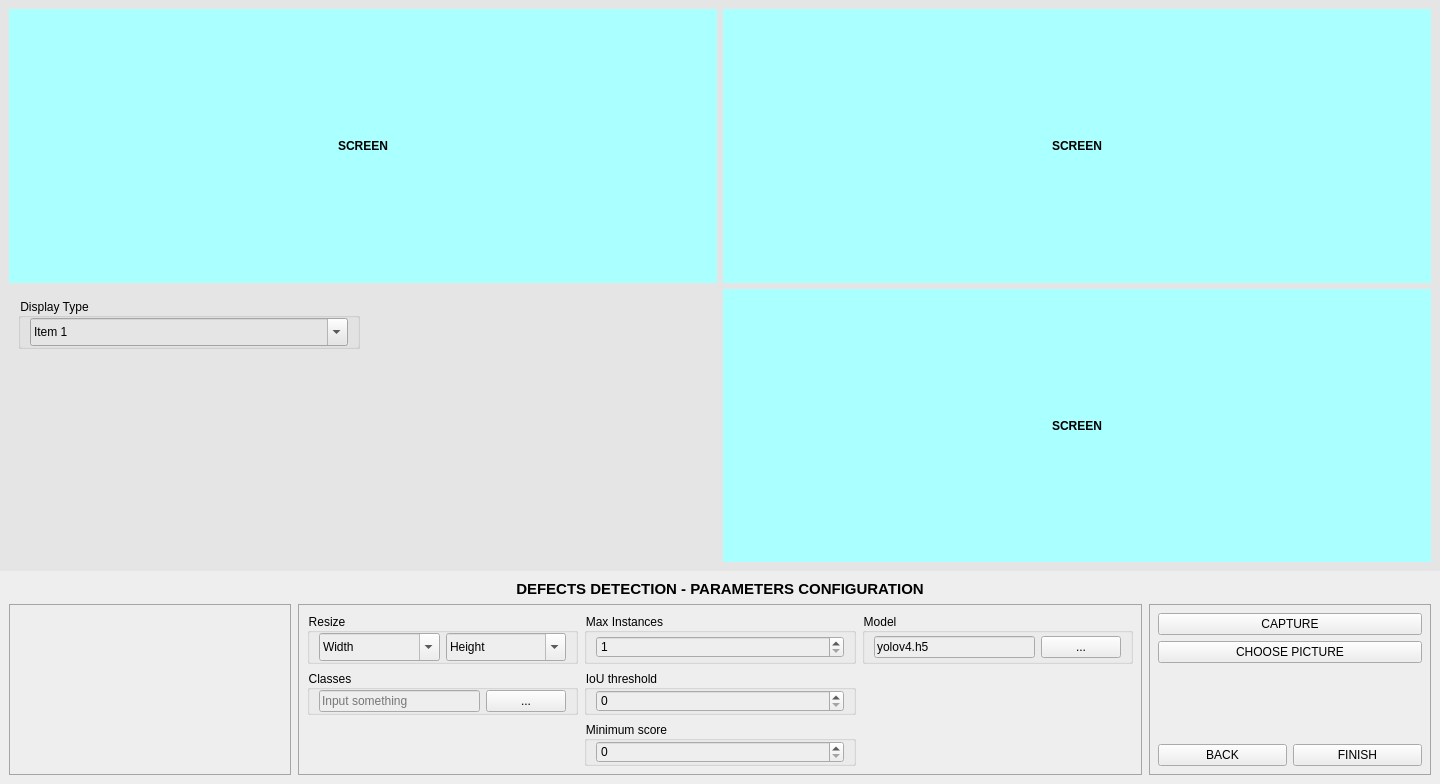
<?xml version="1.0" encoding="UTF-8"?>
<ui version="4.0">
 <class>ErrorDetectScreen</class>
 <widget class="QWidget" name="ErrorDetectScreen">
  <property name="geometry">
   <rect>
    <x>0</x>
    <y>0</y>
    <width>1440</width>
    <height>784</height>
   </rect>
  </property>
  <property name="windowTitle">
   <string>Form</string>
  </property>
  <property name="autoFillBackground">
   <bool>false</bool>
  </property>
  <property name="styleSheet">
   <string notr="true">background:#E5E5E5</string>
  </property>
  <layout class="QVBoxLayout" name="verticalLayout" stretch="8,2">
   <property name="spacing">
    <number>0</number>
   </property>
   <property name="leftMargin">
    <number>0</number>
   </property>
   <property name="topMargin">
    <number>0</number>
   </property>
   <property name="rightMargin">
    <number>0</number>
   </property>
   <property name="bottomMargin">
    <number>0</number>
   </property>
   <item>
    <widget class="QWidget" name="containerScreen" native="true">
     <property name="autoFillBackground">
      <bool>false</bool>
     </property>
     <layout class="QGridLayout" name="gridLayout">
      <item row="1" column="1">
       <widget class="QLabel" name="screen4">
        <property name="styleSheet">
         <string notr="true">background-color: #AFF;font-weight:bold;</string>
        </property>
        <property name="text">
         <string>SCREEN</string>
        </property>
        <property name="alignment">
         <set>Qt::AlignCenter</set>
        </property>
       </widget>
      </item>
      <item row="1" column="0">
       <widget class="QWidget" name="horizontalWidget" native="true">
        <layout class="QHBoxLayout" name="horizontalLayout_2">
         <item>
          <widget class="QWidget" name="widget_2" native="true">
           <layout class="QVBoxLayout" name="verticalLayout_6">
            <property name="leftMargin">
             <number>0</number>
            </property>
            <property name="topMargin">
             <number>0</number>
            </property>
            <property name="rightMargin">
             <number>0</number>
            </property>
            <property name="bottomMargin">
             <number>0</number>
            </property>
            <item alignment="Qt::AlignTop">
             <widget class="QGroupBox" name="groupCbbDisplayType">
              <property name="title">
               <string>Display Type</string>
              </property>
              <layout class="QVBoxLayout" name="verticalLayout_4">
               <property name="topMargin">
                <number>0</number>
               </property>
               <property name="bottomMargin">
                <number>0</number>
               </property>
               <item>
                <widget class="QComboBox" name="cbbDisplayType">
                 <property name="autoFillBackground">
                  <bool>false</bool>
                 </property>
                 <property name="styleSheet">
                  <string notr="true">height:22px</string>
                 </property>
                 <property name="editable">
                  <bool>true</bool>
                 </property>
                 <property name="currentText">
                  <string>Item 1</string>
                 </property>
                 <item>
                  <property name="text">
                   <string>Item 1</string>
                  </property>
                 </item>
                 <item>
                  <property name="text">
                   <string>Item 2</string>
                  </property>
                 </item>
                </widget>
               </item>
              </layout>
             </widget>
            </item>
           </layout>
          </widget>
         </item>
         <item>
          <widget class="QWidget" name="widget" native="true"/>
         </item>
        </layout>
       </widget>
      </item>
      <item row="0" column="1">
       <widget class="QLabel" name="screen2">
        <property name="styleSheet">
         <string notr="true">background-color: #AFF;font-weight:bold;</string>
        </property>
        <property name="text">
         <string>SCREEN</string>
        </property>
        <property name="alignment">
         <set>Qt::AlignCenter</set>
        </property>
       </widget>
      </item>
      <item row="0" column="0">
       <widget class="QLabel" name="screen1">
        <property name="styleSheet">
         <string notr="true">background-color: #AFF;font-weight:bold;</string>
        </property>
        <property name="text">
         <string>SCREEN</string>
        </property>
        <property name="alignment">
         <set>Qt::AlignCenter</set>
        </property>
       </widget>
      </item>
     </layout>
    </widget>
   </item>
   <item>
    <widget class="QWidget" name="containerConfig" native="true">
     <property name="autoFillBackground">
      <bool>false</bool>
     </property>
     <property name="styleSheet">
      <string notr="true">background-color: #EEEEEE</string>
     </property>
     <layout class="QVBoxLayout" name="verticalLayout_2" stretch="1,9">
      <item>
       <widget class="QLabel" name="lblTitle">
        <property name="font">
         <font>
          <pointsize>11</pointsize>
          <weight>75</weight>
          <bold>true</bold>
         </font>
        </property>
        <property name="styleSheet">
         <string notr="true">text-align:center;
font-weight:bold;</string>
        </property>
        <property name="text">
         <string>DEFECTS DETECTION - PARAMETERS CONFIGURATION</string>
        </property>
        <property name="alignment">
         <set>Qt::AlignCenter</set>
        </property>
       </widget>
      </item>
      <item>
       <widget class="QWidget" name="containerParam" native="true">
        <layout class="QHBoxLayout" name="horizontalLayout" stretch="2,6,2">
         <property name="spacing">
          <number>7</number>
         </property>
         <property name="sizeConstraint">
          <enum>QLayout::SetDefaultConstraint</enum>
         </property>
         <property name="leftMargin">
          <number>0</number>
         </property>
         <property name="topMargin">
          <number>0</number>
         </property>
         <property name="rightMargin">
          <number>0</number>
         </property>
         <property name="bottomMargin">
          <number>0</number>
         </property>
         <item>
          <widget class="QWidget" name="containerLeft" native="true">
           <property name="styleSheet">
            <string notr="true">#containerLeft {
	border: 1px solid #A5A5A5
}</string>
           </property>
           <layout class="QVBoxLayout" name="verticalLayout_10"/>
          </widget>
         </item>
         <item>
          <widget class="QWidget" name="containerMid" native="true">
           <property name="styleSheet">
            <string notr="true">#containerMid {
	border: 1px solid #A5A5A5
}</string>
           </property>
           <layout class="QGridLayout" name="gridLayout_2" columnstretch="1,1,1">
            <item row="2" column="1">
             <widget class="QGroupBox" name="groupMinimumScore">
              <property name="title">
               <string>Minimum score</string>
              </property>
              <layout class="QVBoxLayout" name="verticalLayout_5">
               <property name="topMargin">
                <number>0</number>
               </property>
               <property name="bottomMargin">
                <number>0</number>
               </property>
               <item>
                <widget class="QSpinBox" name="inpMinimumScore">
                 <property name="minimum">
                  <number>0</number>
                 </property>
                 <property name="maximum">
                  <number>100</number>
                 </property>
                </widget>
               </item>
              </layout>
             </widget>
            </item>
            <item row="1" column="1">
             <widget class="QGroupBox" name="groupIouThreshold">
              <property name="title">
               <string>IoU threshold</string>
              </property>
              <layout class="QVBoxLayout" name="verticalLayout_14">
               <property name="topMargin">
                <number>0</number>
               </property>
               <property name="bottomMargin">
                <number>0</number>
               </property>
               <item>
                <widget class="QSpinBox" name="inpIouThreshold">
                 <property name="minimum">
                  <number>0</number>
                 </property>
                 <property name="maximum">
                  <number>100</number>
                 </property>
                </widget>
               </item>
              </layout>
             </widget>
            </item>
            <item row="0" column="0">
             <widget class="QGroupBox" name="groupCbbResize">
              <property name="title">
               <string>Resize</string>
              </property>
              <layout class="QHBoxLayout" name="horizontalLayout_4">
               <property name="topMargin">
                <number>0</number>
               </property>
               <property name="bottomMargin">
                <number>0</number>
               </property>
               <item>
                <widget class="QComboBox" name="cbbWidth">
                 <property name="autoFillBackground">
                  <bool>false</bool>
                 </property>
                 <property name="styleSheet">
                  <string notr="true">height:22px</string>
                 </property>
                 <property name="editable">
                  <bool>true</bool>
                 </property>
                 <property name="currentText">
                  <string>Width</string>
                 </property>
                 <property name="placeholderText">
                  <string>Width</string>
                 </property>
                 <item>
                  <property name="text">
                   <string>Item 1</string>
                  </property>
                 </item>
                 <item>
                  <property name="text">
                   <string>Item 2</string>
                  </property>
                 </item>
                </widget>
               </item>
               <item>
                <widget class="QComboBox" name="cbbHeight">
                 <property name="autoFillBackground">
                  <bool>false</bool>
                 </property>
                 <property name="styleSheet">
                  <string notr="true">height:22px</string>
                 </property>
                 <property name="editable">
                  <bool>true</bool>
                 </property>
                 <property name="currentText">
                  <string>Height</string>
                 </property>
                 <property name="placeholderText">
                  <string>Height</string>
                 </property>
                 <item>
                  <property name="text">
                   <string>Item 1</string>
                  </property>
                 </item>
                 <item>
                  <property name="text">
                   <string>Item 2</string>
                  </property>
                 </item>
                </widget>
               </item>
              </layout>
             </widget>
            </item>
            <item row="0" column="1">
             <widget class="QGroupBox" name="groupMaxInstances">
              <property name="title">
               <string>Max Instances</string>
              </property>
              <layout class="QVBoxLayout" name="verticalLayout_15">
               <property name="topMargin">
                <number>0</number>
               </property>
               <property name="bottomMargin">
                <number>0</number>
               </property>
               <item>
                <widget class="QSpinBox" name="inpMaxInstances">
                 <property name="minimum">
                  <number>1</number>
                 </property>
                 <property name="maximum">
                  <number>100</number>
                 </property>
                </widget>
               </item>
              </layout>
             </widget>
            </item>
            <item row="0" column="2">
             <widget class="QGroupBox" name="groupInputAllowDiff">
              <property name="title">
               <string>Model</string>
              </property>
              <layout class="QHBoxLayout" name="horizontalLayout_6">
               <property name="topMargin">
                <number>0</number>
               </property>
               <property name="bottomMargin">
                <number>0</number>
               </property>
               <item>
                <widget class="QLineEdit" name="inpAllowDiff">
                 <property name="inputMask">
                  <string/>
                 </property>
                 <property name="text">
                  <string>yolov4.h5</string>
                 </property>
                 <property name="placeholderText">
                  <string>Input something</string>
                 </property>
                </widget>
               </item>
               <item>
                <widget class="QPushButton" name="btnChooseModel">
                 <property name="text">
                  <string>...</string>
                 </property>
                </widget>
               </item>
              </layout>
             </widget>
            </item>
            <item row="1" column="0">
             <widget class="QGroupBox" name="groupClasses">
              <property name="title">
               <string>Classes</string>
              </property>
              <layout class="QHBoxLayout" name="horizontalLayout_5">
               <property name="topMargin">
                <number>0</number>
               </property>
               <property name="bottomMargin">
                <number>0</number>
               </property>
               <item>
                <widget class="QLineEdit" name="inpClasses">
                 <property name="inputMask">
                  <string/>
                 </property>
                 <property name="text">
                  <string/>
                 </property>
                 <property name="placeholderText">
                  <string>Input something</string>
                 </property>
                </widget>
               </item>
               <item alignment="Qt::AlignRight">
                <widget class="QPushButton" name="btnChooseClasses">
                 <property name="text">
                  <string>...</string>
                 </property>
                </widget>
               </item>
              </layout>
             </widget>
            </item>
           </layout>
          </widget>
         </item>
         <item>
          <widget class="QWidget" name="containerRight" native="true">
           <property name="styleSheet">
            <string notr="true">#containerRight {
	border: 1px solid #A5A5A5
}</string>
           </property>
           <layout class="QVBoxLayout" name="verticalLayout_16">
            <item alignment="Qt::AlignTop">
             <widget class="QWidget" name="containerVerticalBtn" native="true">
              <layout class="QVBoxLayout" name="verticalLayout_17">
               <property name="leftMargin">
                <number>0</number>
               </property>
               <property name="topMargin">
                <number>0</number>
               </property>
               <property name="rightMargin">
                <number>0</number>
               </property>
               <property name="bottomMargin">
                <number>0</number>
               </property>
               <item>
                <widget class="QPushButton" name="btnCapture">
                 <property name="text">
                  <string>CAPTURE</string>
                 </property>
                </widget>
               </item>
               <item>
                <widget class="QPushButton" name="btnChoosePicture">
                 <property name="text">
                  <string>CHOOSE PICTURE</string>
                 </property>
                </widget>
               </item>
              </layout>
             </widget>
            </item>
            <item alignment="Qt::AlignBottom">
             <widget class="QWidget" name="containerNavBtn" native="true">
              <layout class="QHBoxLayout" name="horizontalLayout_3">
               <property name="leftMargin">
                <number>0</number>
               </property>
               <property name="topMargin">
                <number>0</number>
               </property>
               <property name="rightMargin">
                <number>0</number>
               </property>
               <property name="bottomMargin">
                <number>0</number>
               </property>
               <item>
                <widget class="QPushButton" name="btnBack">
                 <property name="text">
                  <string>BACK</string>
                 </property>
                </widget>
               </item>
               <item>
                <widget class="QPushButton" name="btnFinish">
                 <property name="text">
                  <string>FINISH</string>
                 </property>
                </widget>
               </item>
              </layout>
             </widget>
            </item>
           </layout>
          </widget>
         </item>
        </layout>
       </widget>
      </item>
     </layout>
    </widget>
   </item>
  </layout>
 </widget>
 <resources/>
 <connections/>
</ui>
